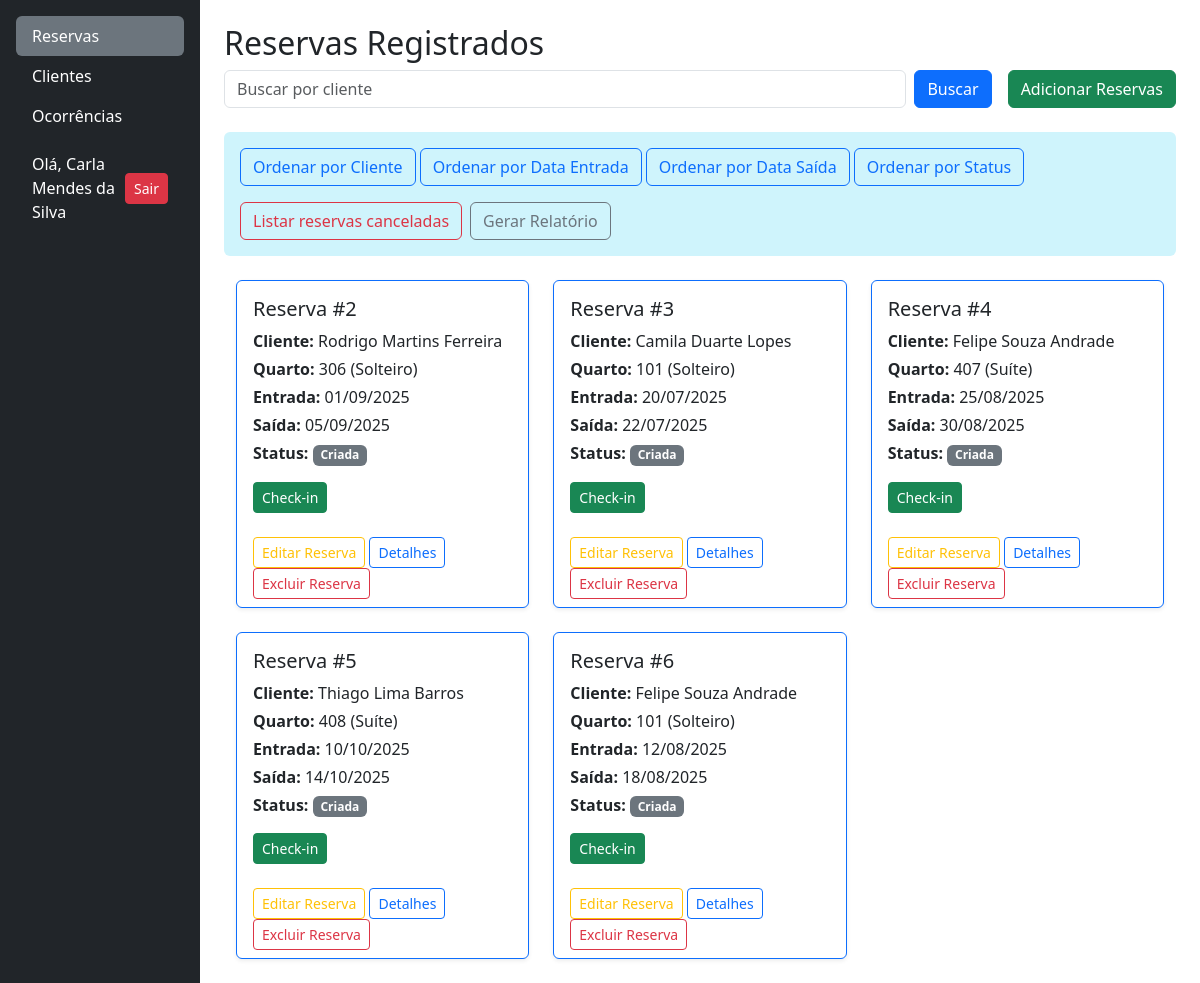
Screenshot of / (signed in) with the database file from the repository.
### reservas/models.py (models this page shows, shortened)
class Reserva(models.Model):
    data_entrada = models.DateField()
    data_saida = models.DateField()
    cliente = models.ForeignKey(Cliente, on_delete=models.RESTRICT)
    funcionario = models.ForeignKey(User, on_delete=models.RESTRICT)
    quarto = models.ForeignKey(Quarto, on_delete=models.RESTRICT)
    criada_em = models.DateTimeField(auto_now_add=True)
    status = models.CharField(
        max_length=20,
        choices=STATUS_RESERVA_CHOICES,
        default='criada',
    )

### clientes/models.py (models this page shows, shortened)
class Cliente(models.Model):
    nome = models.CharField(max_length=50, blank=False)
    email = models.EmailField(max_length=254, blank=False)
    telefone = models.CharField(max_length=11, blank=False)
    cpf = models.CharField(max_length=11, unique=True, blank=False)
    endereco = models.CharField(
        max_length=50, blank=False, verbose_name="Endereço")
    cep = models.CharField(max_length=8, blank=False)
    ativo = models.BooleanField(default=True)

### quartos/models.py (models this page shows, shortened)
class Quarto(models.Model):
    numero = models.IntegerField(
        unique=True,
        verbose_name="Número do Quarto"
    )
    andar = models.IntegerField(
        verbose_name="Andar do Quarto"
    )
    descricao = models.TextField(
        blank=True,
        null=True,
        verbose_name="Descrição do Quarto"
    )
    status = models.CharField(
        choices=QUARTO_STATUS_CHOICES,
        max_length=25,
        blank=False,
        verbose_name="Status Atual"
    )
    tipo = models.ForeignKey(
        TipoQuarto,
        on_delete=models.RESTRICT,
        verbose_name="Tipo de Quarto"
    )
    foto = StdImageField(
        upload_to='fotos/quartos',
        variations={'thumb': (150, 150), 'medium': (
            300, 300), 'large': (600, 400)},
        blank=True,
        null=True
    )

class TipoQuarto(models.Model):
    nome = models.CharField(max_length=100, unique=True, blank=False)
    descricao = models.TextField(max_length=400, blank=True, null=True)
    capacidade = models.IntegerField(verbose_name="Capacidade", blank=False)

### reservas/views.py (the view)
# urls.py: path("", include('reservas.urls')),
@login_required
def reservas(request):
    query = request.GET.get('busca', '')
    if query:
        reservas = Reserva.objects.filter(
            cliente__nome__icontains=query, status__in=[
                "criada", "em_andamento", "finalizada"]
        )
    else:
        reservas = Reserva.objects.filter(
            status__in=["criada", "em_andamento", "finalizada"])
    dados = {
        'reservas': reservas,
        'query': query,
        'ativos': True,
    }
    return render(request, 'reservas/index.html', dados)

### reservas/templates/reservas/index.html
{% extends 'base.html' %}
{% block content %}
   <h2>Reservas Registrados</h2>
    <div class="d-flex flex-wrap align-items-center gap-3 mb-4">
        <div class="flex-grow-1">
            {% include 'partials/_busca.html' with placeholder_text="Buscar por cliente" %}
        </div>
        <div class="d-flex flex-wrap align-items-center gap-2">
            <a href="{% url 'reservas:cadastrar_reserva' %}" class="btn btn-success">Adicionar Reservas</a>
        </div>
    </div>
    <div class="d-flex flex-wrap gap-3 align-items-center bg-info-subtle text-white p-3 rounded mb-3 justify-content-between">
        <div>
            <a href="{% url 'reservas:ordenar_reserva' 'cliente' %}?busca={{ query }}&ativo={{ ativos }}" class="btn btn-outline-primary">Ordenar por Cliente</a>
            <a href="{% url 'reservas:ordenar_reserva' 'data_entrada' %}?busca={{ query }}&ativo={{ ativos }}" class="btn btn-outline-primary">Ordenar por Data Entrada</a>
            <a href="{% url 'reservas:ordenar_reserva' 'data_saida' %}?busca={{ query }}&ativo={{ ativos }}" class="btn btn-outline-primary">Ordenar por Data Saída</a>
            <a href="{% url 'reservas:ordenar_reserva' 'status' %}?busca={{ query }}&ativo={{ ativos }}" class="btn btn-outline-primary">Ordenar por Status</a>
        </div>
        <div class="d-flex flex-wrap gap-2">
            {% if ativos %}
                <a href="{% url 'reservas:reservas_inativas' %}" class="btn btn-outline-danger">Listar reservas canceladas</a>
            {% else %}
                <a href="{% url 'reservas:reservas' %}" class="btn btn-outline-success">Listar reservas ativas</a>
            {% endif %}
            <a href="{% url 'reservas:relatorio_reservas' %}" class="btn btn-outline-secondary">Gerar Relatório</a>
        </div>
    </div>
    {% include 'reservas/partials/_cards_reservas.html' with reservas=reservas %}
{% endblock %}

### templates/partials/_menu_itens.html (shortened to what this page needs)
<ul class="nav nav-pills flex-column mb-auto">
    <li>
        <a href="{% url 'reservas:reservas' %}"
           class="nav-link text-white {% if request.resolver_match.app_name == 'reservas' %}active bg-secondary{% endif %}">
            Reservas
        </a>
    </li>
    <li>
        <a href="{% url 'clientes' %}"
           class="nav-link text-white {% if '/clientes/' in request.path %}active bg-secondary{% endif %}">
            Clientes
        </a>
    </li>
    <li>
        <a href="{% url 'lista_ocorrencias' %}" class="nav-link text-white {% if '/ocorrencias/' in request.path %}active bg-secondary{% endif %}">
            Ocorrências
        </a>
    </li>
     {% if user.is_authenticated %}
        <li class="mt-3">
            <div class="d-flex align-items-center gap-2 px-3 text-white">
                <span>Olá, {{ user.first_name }}</span>
                <a href="{% url 'logout' %}" class="btn btn-danger btn-sm ms-auto">Sair</a>
                </div>
        </li>
    {% endif %}
</ul>

### reservas/templates/reservas/partials/_card_reserva.html (shortened to what this page needs)
<div class="col">
    <div class="card h-100 border-primary shadow-sm">
        <div class="card-body">
            <h5 class="card-title">Reserva #{{ reserva.pk }}</h5>
            <p class="mb-1"><strong>Cliente:</strong> {{ reserva.cliente.nome }}</p>
            <p class="mb-1"><strong>Quarto:</strong> {{ reserva.quarto.numero }} ({{ reserva.quarto.tipo.nome }})</p>
            <p class="mb-1"><strong>Entrada:</strong> {{ reserva.data_entrada|date:"d/m/Y" }}</p>
            <p class="mb-1"><strong>Saída:</strong> {{ reserva.data_saida|date:"d/m/Y" }}</p>
            <p>
                <strong>Status:</strong>
                <span class="badge
                  {% if reserva.status == 'criada' %}bg-secondary
                  {% elif reserva.status == 'em_andamento' %}bg-warning text-dark
                  {% elif reserva.status == 'finalizada' %}bg-success
                  {% elif reserva.status == 'cancelada' %}bg-danger
                  {% else %}bg-dark
                  {% endif %}
                ">
                    {{ reserva.get_status_display }}
                </span>
            </p>
            {% if reserva.status == "criada" %}
                <a href="{% url 'reservas:realizar_checkin' reserva.id %}" class="btn btn-sm btn-success">
                    Check-in
                </a>
            {% endif %}
        </div>
        <div class="card-footer bg-transparent border-0" >
            <a href="{% url 'reservas:editar_reserva' reserva.id %}" class="btn btn-outline-warning btn-sm">Editar
                Reserva</a>
            <a href="{% url 'reservas:detalhes_reserva' reserva.id %}" class="btn btn-outline-primary btn-sm">
                Detalhes
            </a>
            {% if reserva.status != 'cancelada' and reserva.status != 'ocupada' %}
            <a href="{% url 'reservas:excluir_reserva' reserva.id %}" class="btn btn-outline-danger btn-sm">Excluir
                Reserva</a>
            {% endif %}
        </div>
    </div>
</div>

### templates/base.html (style rules this page uses)
html, body { height: 100%; margin: 0; }

### rows the page displays
Reserva: pk "2", cliente.nome "Rodrigo Martins Ferreira", quarto.numero "306", quarto.tipo.nome "Solteiro", data_entrada "01/09/2025", data_saida "05/09/2025", status "Criada", shows "Check-in", shows "Excluir Reserva"
Reserva: pk "3", cliente.nome "Camila Duarte Lopes", quarto.numero "101", quarto.tipo.nome "Solteiro", data_entrada "20/07/2025", data_saida "22/07/2025", status "Criada", shows "Check-in", shows "Excluir Reserva"
Reserva: pk "4", cliente.nome "Felipe Souza Andrade", quarto.numero "407", quarto.tipo.nome "Suíte", data_entrada "25/08/2025", data_saida "30/08/2025", status "Criada", shows "Check-in", shows "Excluir Reserva"
Reserva: pk "5", cliente.nome "Thiago Lima Barros", quarto.numero "408", quarto.tipo.nome "Suíte", data_entrada "10/10/2025", data_saida "14/10/2025", status "Criada", shows "Check-in", shows "Excluir Reserva"
Reserva: pk "6", cliente.nome "Felipe Souza Andrade", quarto.numero "101", quarto.tipo.nome "Solteiro", data_entrada "12/08/2025", data_saida "18/08/2025", status "Criada", shows "Check-in", shows "Excluir Reserva"

### other values shown
{{ user.first_name }} "Carla Mendes da Silva"
